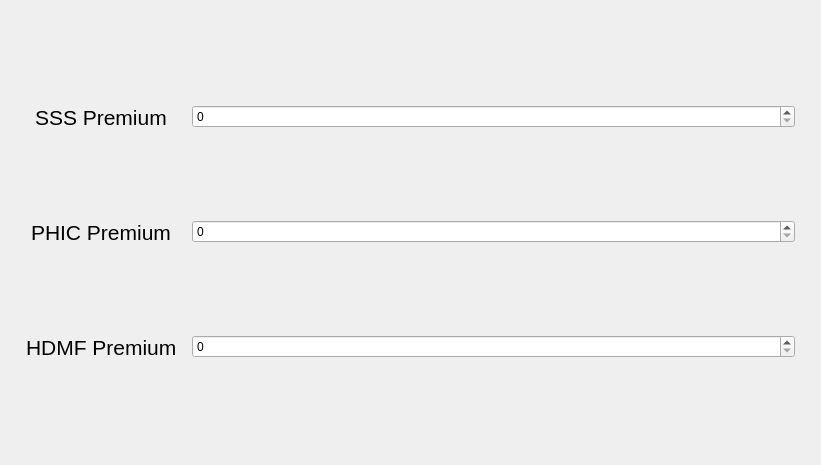
<?xml version="1.0" encoding="UTF-8"?>
<ui version="4.0">
 <class>PremiumValuesWidget</class>
 <widget class="QWidget" name="PremiumValuesWidget">
  <property name="geometry">
   <rect>
    <x>0</x>
    <y>0</y>
    <width>821</width>
    <height>465</height>
   </rect>
  </property>
  <property name="sizePolicy">
   <sizepolicy hsizetype="Expanding" vsizetype="Expanding">
    <horstretch>0</horstretch>
    <verstretch>0</verstretch>
   </sizepolicy>
  </property>
  <property name="windowTitle">
   <string>Form</string>
  </property>
  <layout class="QHBoxLayout" name="horizontalLayout">
   <item>
    <layout class="QFormLayout" name="formLayout">
     <property name="labelAlignment">
      <set>Qt::AlignCenter</set>
     </property>
     <property name="formAlignment">
      <set>Qt::AlignCenter</set>
     </property>
     <property name="horizontalSpacing">
      <number>15</number>
     </property>
     <property name="verticalSpacing">
      <number>90</number>
     </property>
     <property name="leftMargin">
      <number>15</number>
     </property>
     <property name="topMargin">
      <number>15</number>
     </property>
     <property name="rightMargin">
      <number>15</number>
     </property>
     <property name="bottomMargin">
      <number>15</number>
     </property>
     <item row="0" column="0">
      <widget class="QLabel" name="sssLabel">
       <property name="font">
        <font>
         <pointsize>16</pointsize>
        </font>
       </property>
       <property name="text">
        <string>SSS Premium</string>
       </property>
      </widget>
     </item>
     <item row="0" column="1">
      <widget class="QSpinBox" name="sssSpinBox">
       <property name="sizePolicy">
        <sizepolicy hsizetype="Minimum" vsizetype="Fixed">
         <horstretch>0</horstretch>
         <verstretch>0</verstretch>
        </sizepolicy>
       </property>
      </widget>
     </item>
     <item row="1" column="0">
      <widget class="QLabel" name="phicLabel">
       <property name="font">
        <font>
         <pointsize>16</pointsize>
        </font>
       </property>
       <property name="text">
        <string>PHIC Premium</string>
       </property>
      </widget>
     </item>
     <item row="1" column="1">
      <widget class="QSpinBox" name="phicSpinbox"/>
     </item>
     <item row="2" column="0">
      <widget class="QLabel" name="hdmfLabel">
       <property name="font">
        <font>
         <pointsize>16</pointsize>
        </font>
       </property>
       <property name="text">
        <string>HDMF Premium</string>
       </property>
      </widget>
     </item>
     <item row="2" column="1">
      <widget class="QSpinBox" name="hdmfSpinbox"/>
     </item>
    </layout>
   </item>
  </layout>
 </widget>
 <resources/>
 <connections/>
</ui>
